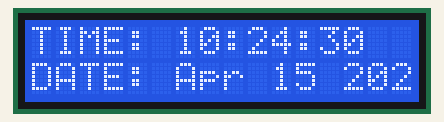
Bench run of a sketch on a simulated Arduino Leonardo, built with avr-gcc and run on an emulated ATmega32U4. Parts: 16×2 character LCD. The local clock reads 2024-03-15 10:24:30 at power-on unless the sketch sets it.

Above: at 0.1 s.
At 5.1 s:
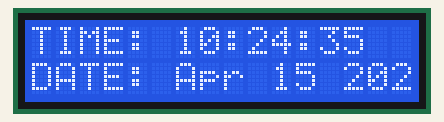
At 10.1 s:
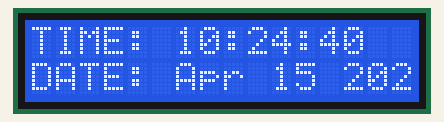
At 20.1 s:
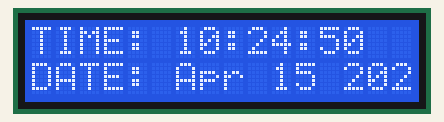
At 29.1 s:
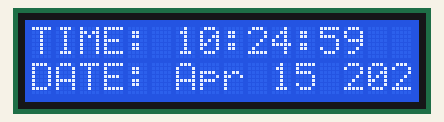
At 39.1 s:
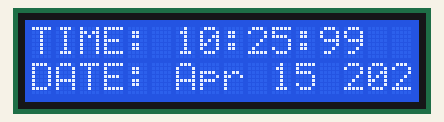

The sketch:

lcd.ino
```cpp
#include <Wire.h>
#include "RTClib.h"
#include <LiquidCrystal.h>

RTC_DS1307 RTC;
LiquidCrystal lcd (7, 8, 9, 10, 11, 12);

const char *monthName[12] = {
  "Jan", "Feb", "Mar", "Apr", "May", "Jun",
  "Jul", "Aug", "Sep", "Oct", "Nov", "Dec"
};

//1Hz interrupt
void configTimer4()
{
  TCCR4A = 0;// set entire TCCR1A register to 0
  TCCR4B = 0;// same for TCCR1B
  TCNT4  = 0;//initialize counter value to 0
  // set compare match register for 1hz increments
  OCR4A = 15624/1;// = (16*10^6) / (1*1024) - 1 (must be <65536)
  // turn on CTC mode
  TCCR4B |= (1 << WGM12);
  // Set CS12 and CS10 bits for 1024 prescaler
  TCCR4B |= (1 << CS12) | (1 << CS10);
  // enable timer compare interrupt
  TIMSK4 |= (1 << OCIE4A);
}

void setup ()
{
  Serial.begin(9600);
  lcd.begin(16, 2);
  Wire.begin();
  RTC.begin();
  if (!RTC.isrunning())
  {
    Serial.println("RTC is NOT running!");
    RTC.adjust(DateTime(F(__DATE__), F(__TIME__)));
  }
  cli();
  configTimer4();
  sei();
}

void loop ()
{
  DateTime now = RTC.now();
  lcd.setCursor(0,0);
  lcd.print("TIME: ");
  lcd.print(now.hour());
  lcd.print(":");
  lcd.print(now.minute());
  lcd.print(":");
  lcd.print(now.second());

  lcd.setCursor(0,1);
  lcd.print("DATE: ");
  lcd.print(monthName[now.month()]);
  lcd.print(" ");
  lcd.print(now.day());
  lcd.print(" ");
  lcd.print(now.year());
}

ISR(TIMER4_COMPA_vect)
{

}
```

Measured:
- what the display in image 1 shows lasts 1.0 s, from 5.0 s to 6.0 s
